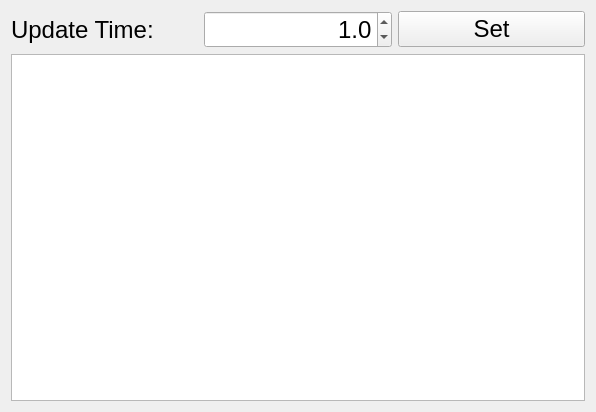
<?xml version="1.0" encoding="UTF-8"?>
<ui version="4.0">
 <class>AllChannels</class>
 <widget class="QWidget" name="AllChannels">
  <property name="geometry">
   <rect>
    <x>0</x>
    <y>0</y>
    <width>596</width>
    <height>412</height>
   </rect>
  </property>
  <property name="windowTitle">
   <string>Form</string>
  </property>
  <layout class="QVBoxLayout" name="verticalLayout">
   <item>
    <layout class="QHBoxLayout" name="horizontalLayout">
     <item>
      <widget class="QLabel" name="label">
       <property name="font">
        <font>
         <pointsize>18</pointsize>
        </font>
       </property>
       <property name="text">
        <string>Update Time:</string>
       </property>
      </widget>
     </item>
     <item>
      <widget class="QDoubleSpinBox" name="dsbTimeOut">
       <property name="font">
        <font>
         <pointsize>18</pointsize>
        </font>
       </property>
       <property name="layoutDirection">
        <enum>Qt::LeftToRight</enum>
       </property>
       <property name="alignment">
        <set>Qt::AlignRight|Qt::AlignTrailing|Qt::AlignVCenter</set>
       </property>
       <property name="decimals">
        <number>1</number>
       </property>
       <property name="minimum">
        <double>0.500000000000000</double>
       </property>
       <property name="singleStep">
        <double>1.000000000000000</double>
       </property>
       <property name="value">
        <double>1.000000000000000</double>
       </property>
      </widget>
     </item>
     <item>
      <widget class="QPushButton" name="pbSetUpdateTime">
       <property name="font">
        <font>
         <pointsize>18</pointsize>
        </font>
       </property>
       <property name="text">
        <string>Set</string>
       </property>
      </widget>
     </item>
    </layout>
   </item>
   <item>
    <widget class="QTableView" name="tableView">
     <property name="font">
      <font>
       <pointsize>18</pointsize>
      </font>
     </property>
     <property name="alternatingRowColors">
      <bool>false</bool>
     </property>
     <property name="selectionMode">
      <enum>QAbstractItemView::NoSelection</enum>
     </property>
     <property name="selectionBehavior">
      <enum>QAbstractItemView::SelectRows</enum>
     </property>
     <attribute name="horizontalHeaderVisible">
      <bool>false</bool>
     </attribute>
     <attribute name="horizontalHeaderStretchLastSection">
      <bool>true</bool>
     </attribute>
    </widget>
   </item>
  </layout>
 </widget>
 <resources/>
 <connections/>
</ui>
